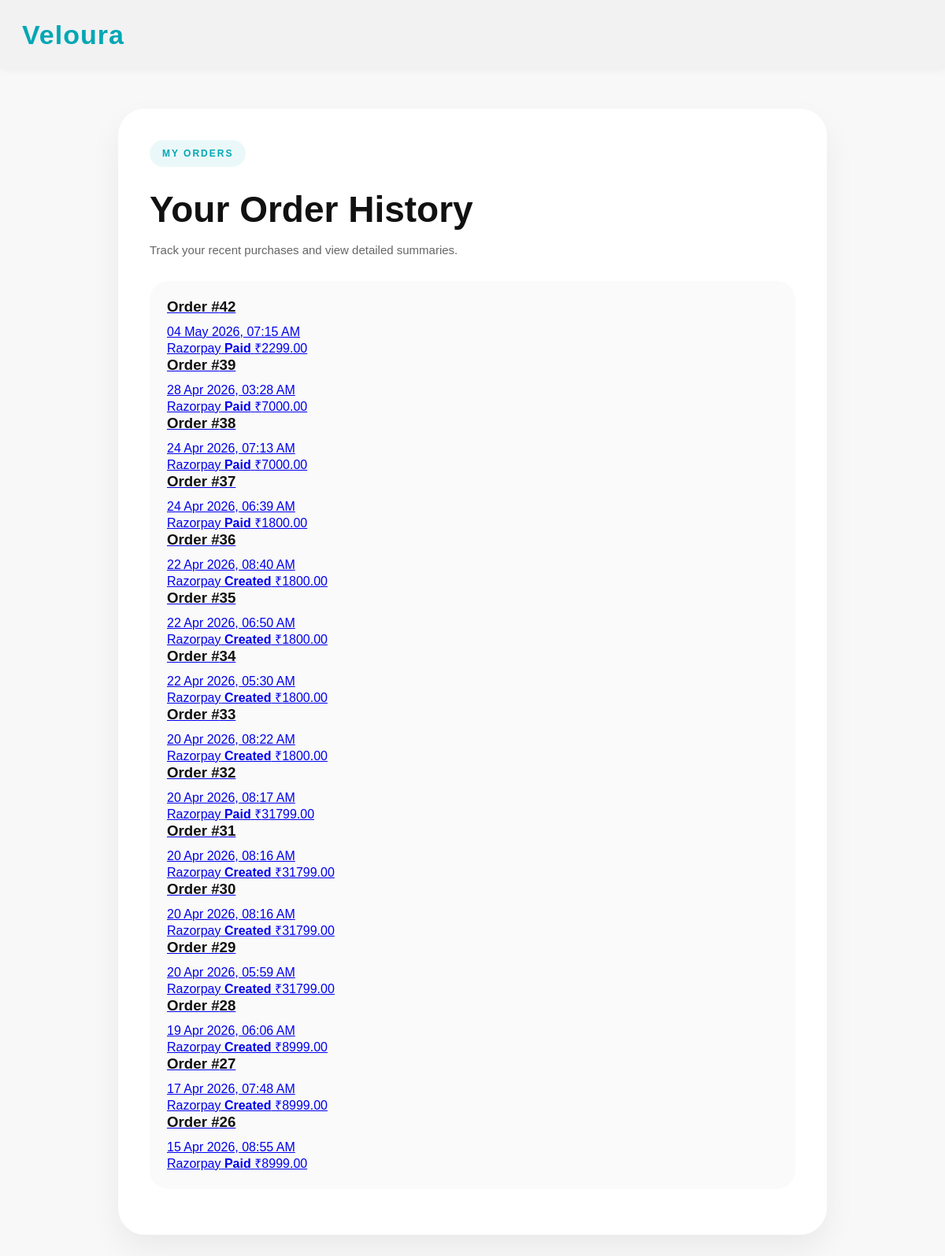
Page /my-orders/ (signed in) on the committed database.
### products/models.py (models this page shows, shortened)
class Order(models.Model):
    PAYMENT_PROVIDER_CHOICES = [
        ('razorpay', 'Razorpay'),
        ('stripe', 'Stripe'),
        ('cod', 'Cash on Delivery'),
    ]
    PAYMENT_STATUS_CHOICES = [
        ('pending', 'Pending'),
        ('created', 'Created'),
        ('paid', 'Paid'),
        ('failed', 'Failed'),
        ('cancelled', 'Cancelled'),
        ('refunded', 'Refunded'),
    ]
    ORDER_STATUS_CHOICES = [
    ('placed', 'Placed'),
    ('packed', 'Packed'),
    ('shipped', 'Shipped'),
    ('out_for_delivery', 'Out for Delivery'),
    ('delivered', 'Delivered'),
    ]
    order_status = models.CharField(
    max_length=30,
    choices=ORDER_STATUS_CHOICES,
    default='placed'
)
    estimated_delivery = models.DateField(blank=True, null=True)
    user = models.ForeignKey(User, on_delete=models.SET_NULL, null=True, blank=True)
    full_name = models.CharField(max_length=100)
    email = models.EmailField(blank=True, null=True)
    phone = models.CharField(max_length=15)
    address = models.TextField()
    total_amount = models.DecimalField(max_digits=10, decimal_places=2)
    payment_provider = models.CharField(max_length=20, choices=PAYMENT_PROVIDER_CHOICES, default='razorpay')
    payment_status = models.CharField(max_length=20, choices=PAYMENT_STATUS_CHOICES, default='pending')
    gateway_order_id = models.CharField(max_length=255, blank=True, null=True)
    gateway_payment_id = models.CharField(max_length=255, blank=True, null=True)
    gateway_signature = models.CharField(max_length=500, blank=True, null=True)
    stripe_session_id = models.CharField(max_length=255, blank=True, null=True)
    is_verified = models.BooleanField(default=False)
    created_at = models.DateTimeField(auto_now_add=True)

### products/views.py (the view)
# urls.py: path('my-orders/', order_history, name='order_history'),
def order_history(request):
    if not request.user.is_authenticated:
        return redirect('login')
    user_orders = Order.objects.filter(user=request.user).order_by('-created_at')
    return render(request, 'order_history.html', {
        'user_orders': user_orders
    })

### products/context_processors.py (called while the page is built)
def cart_count(request):
    cart = request.session.get('cart', {})
    total_items = sum(item['quantity'] for item in cart.values())
    return {
        'cart_count': total_items
    }

def wishlist_count(request):
    wishlist = request.session.get('wishlist', {})
    return {
        'wishlist_count': len(wishlist)
    }

### templates/order_history.html (shortened to what this page needs)
{% load static %}
<!DOCTYPE html>
<html lang="en">
<head>
    <link rel="stylesheet" href="{% static 'style.css' %}">
</head>
<body>
<header class="navbar">
    <div class="logo"><a href="/" class="logo-link">Veloura</a></div>
</header>
<section class="success-page">
    <div class="success-card">
        <span class="section-tag">MY ORDERS</span>
        <h1>Your Order History</h1>
        <p class="success-subtext">Track your recent purchases and view detailed summaries.</p>
        <div class="success-items-box">
            {% for order in user_orders %}
            <a href="{% url 'order_detail' order.id %}" class="order-history-link">
                <div class="order-history-card">
                    <div>
                        <h3>Order #{{ order.id }}</h3>
                        <p>{{ order.created_at|date:"d M Y, h:i A" }}</p>
                    </div>
                    <div class="order-history-meta">
                        <span>{{ order.payment_provider|title }}</span>
                        <strong>{{ order.payment_status|title }}</strong>
                        <span>₹{{ order.total_amount }}</span>
                    </div>
                </div>
            </a>
            {% empty %}
            <p class="no-review-text">You have not placed any orders yet.</p>
            {% endfor %}
        </div>
    </div>
</section>
</body>
</html>

### rows in the picture
Order: id "42", created_at "04 May 2026, 07:15 AM", payment_provider "Razorpay", payment_status "Paid", total_amount "2299.00"
Order: id "39", created_at "28 Apr 2026, 03:28 AM", payment_provider "Razorpay", payment_status "Paid", total_amount "7000.00"
Order: id "38", created_at "24 Apr 2026, 07:13 AM", payment_provider "Razorpay", payment_status "Paid", total_amount "7000.00"
Order: id "37", created_at "24 Apr 2026, 06:39 AM", payment_provider "Razorpay", payment_status "Paid", total_amount "1800.00"
Order: id "36", created_at "22 Apr 2026, 08:40 AM", payment_provider "Razorpay", payment_status "Created", total_amount "1800.00"
Order: id "35", created_at "22 Apr 2026, 06:50 AM", payment_provider "Razorpay", payment_status "Created", total_amount "1800.00"
Order: id "34", created_at "22 Apr 2026, 05:30 AM", payment_provider "Razorpay", payment_status "Created", total_amount "1800.00"
Order: id "33", created_at "20 Apr 2026, 08:22 AM", payment_provider "Razorpay", payment_status "Created", total_amount "1800.00"
Order: id "32", created_at "20 Apr 2026, 08:17 AM", payment_provider "Razorpay", payment_status "Paid", total_amount "31799.00"
Order: id "31", created_at "20 Apr 2026, 08:16 AM", payment_provider "Razorpay", payment_status "Created", total_amount "31799.00"
Order: id "30", created_at "20 Apr 2026, 08:16 AM", payment_provider "Razorpay", payment_status "Created", total_amount "31799.00"
Order: id "29", created_at "20 Apr 2026, 05:59 AM", payment_provider "Razorpay", payment_status "Created", total_amount "31799.00"
Order: id "28", created_at "19 Apr 2026, 06:06 AM", payment_provider "Razorpay", payment_status "Created", total_amount "8999.00"
Order: id "27", created_at "17 Apr 2026, 07:48 AM", payment_provider "Razorpay", payment_status "Created", total_amount "8999.00"
Order: id "26", created_at "15 Apr 2026, 08:55 AM", payment_provider "Razorpay", payment_status "Paid", total_amount "8999.00"
